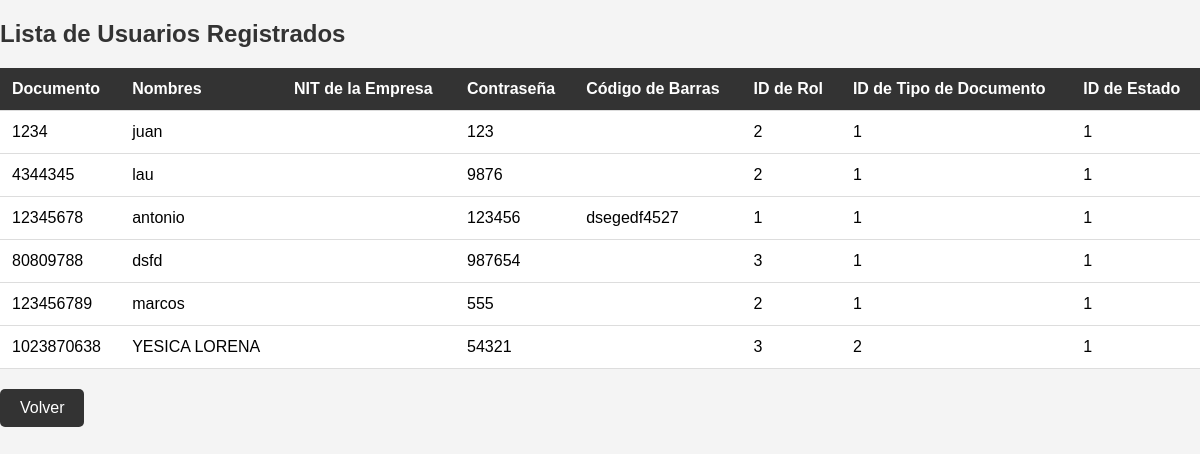
The app's page /vistas/admin/usuario.php with its own data.
### tables this page shows
CREATE TABLE `usuario` (
  `documento` int(11) NOT NULL,
  `nombres` varchar(20) NOT NULL,
  `contrasena` varchar(255) NOT NULL,
  `codigo_barras` varchar(500) NOT NULL,
  `id_rol` int(11) NOT NULL,
  `id_tipo_documento` int(11) NOT NULL,
  `id_estados` int(11) NOT NULL
);

### vistas/admin/usuario.php (the view, shortened to what this page needs)
<?php
$db = new Database();
$conectar = $db->conectar();
$lista_usuarios = $conectar->prepare("SELECT * FROM usuario");
$lista_usuarios->execute();
$listas_usuarios = $lista_usuarios->fetchAll(PDO::FETCH_ASSOC);
?>
<!DOCTYPE html>
<html lang="en">
<head>
</head>
<body>
    <h2>Lista de Usuarios Registrados</h2>
    <table>
        <thead>
            <tr>
                <th>Documento</th>
                <th>Nombres</th>
                <th>NIT de la Empresa</th>
                <th>Contraseña</th>
                <th>Código de Barras</th>
                <th>ID de Rol</th>
                <th>ID de Tipo de Documento</th>
                <th>ID de Estado</th>
            </tr>
        </thead>
        <tbody>
            <?php foreach ($listas_usuarios as $usuario) { ?>
                <tr>
                    <td><?= $usuario["documento"] ?></td>
                    <td><?= $usuario["nombres"] ?></td>
                    <td><?= $usuario["nit_empresa"] ?></td>
                    <td><?= $usuario["contrasena"] ?></td>
                    <td><?= $usuario["codigo_barras"] ?></td>
                    <td><?= $usuario["id_rol"] ?></td>
                    <td><?= $usuario["id_tipo_documento"] ?></td>
                    <td><?= $usuario["id_estados"] ?></td>
                </tr>
            <?php } ?>
        </tbody>
    </table>
    <a href="index.php">Volver</a>
</body>
</html>

### vistas/admin/usuario.php (style rules this page uses)
body { font-family: Arial, sans-serif; margin: 0; padding: 0; background-color: #f4f4f4; }
h2 { color: #333; }
table { width: 100%; border-collapse: collapse; margin-top: 20px; background-color: #fff; }
th, td { padding: 12px; text-align: left; border-bottom: 1px solid #ddd; }
th { background-color: #333; color: #fff; }
a { display: inline-block; margin-top: 20px; padding: 10px 20px; background-color: #333; color: #fff; text-decoration: none; border-radius: 5px; }

### records on screen
usuario: documento "1234", nombres "juan", contrasena "123", id_rol "2", id_tipo_documento "1", id_estados "1"
usuario: documento "4344345", nombres "lau", contrasena "9876", id_rol "2", id_tipo_documento "1", id_estados "1"
usuario: documento "12345678", nombres "antonio", contrasena "123456", codigo_barras "dsegedf4527", id_rol "1", id_tipo_documento "1", id_estados "1"
usuario: documento "80809788", nombres "dsfd", contrasena "987654", id_rol "3", id_tipo_documento "1", id_estados "1"
usuario: documento "123456789", nombres "marcos", contrasena "555", id_rol "2", id_tipo_documento "1", id_estados "1"
usuario: documento "1023870638", nombres "YESICA LORENA", contrasena "54321", id_rol "3", id_tipo_documento "2", id_estados "1"
